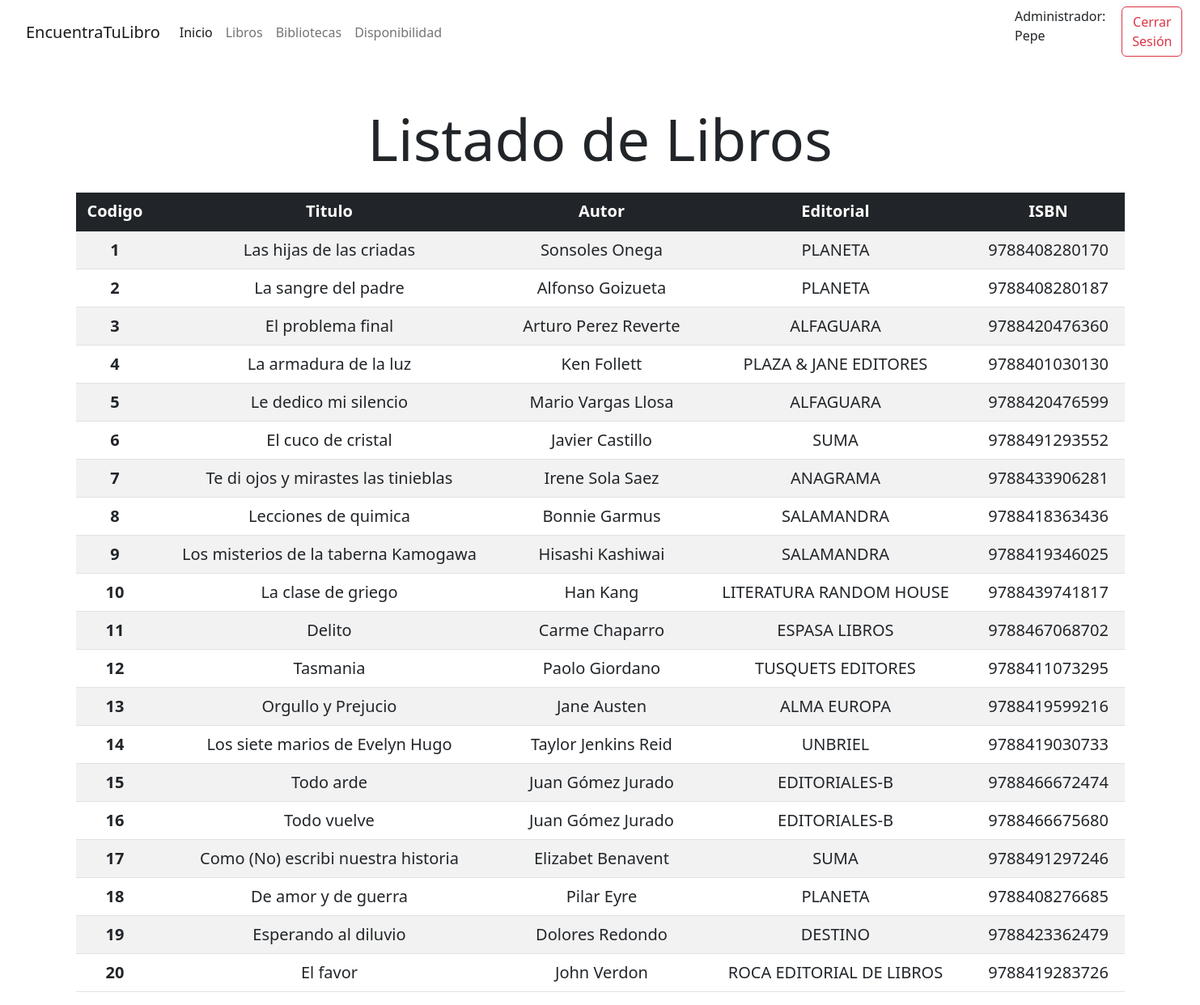
Page /pages/libros.php (signed in) on the committed database.
### tables this page shows
CREATE TABLE `libros` (
  `Id` int(11) NOT NULL,
  `Titulo` varchar(100) NOT NULL,
  `Autor` varchar(50) NOT NULL,
  `Editorial` varchar(100) DEFAULT NULL,
  `ISBN` bigint(15) NOT NULL
);

### scripts/conexionBD.php (the view, shortened to what this page needs)
<?php
function getAllBooks($cadenaConexion) {
    $bd = new PDO($cadenaConexion, 'root', '');
    $ini = $bd->prepare('SELECT * FROM LIBROS');
    $ini->execute();
    $books = $ini->fetchAll(PDO::FETCH_ASSOC);
    foreach ($books as $book) {
        echo '<tr class="fs-5">'
        . '<th scope="row">' . $book['Id'] . '</th>'
        . '<td>' . $book['Titulo'] . '</td>'
        . '<td>' . $book['Autor'] . '</td>'
        . '<td>' . $book['Editorial'] . '</td>'
        . '<td>' . $book['ISBN'] . '</td>'
        . '</tr>';
    }
}
?>

### rows in the picture
libros: Id "1", Titulo "Las hijas de las criadas", Autor "Sonsoles Onega", Editorial "PLANETA", ISBN "9788408280170"
libros: Id "2", Titulo "La sangre del padre", Autor "Alfonso Goizueta", Editorial "PLANETA", ISBN "9788408280187"
libros: Id "3", Titulo "El problema final", Autor "Arturo Perez Reverte", Editorial "ALFAGUARA", ISBN "9788420476360"
libros: Id "4", Titulo "La armadura de la luz", Autor "Ken Follett", Editorial "PLAZA & JANE EDITORES", ISBN "9788401030130"
libros: Id "5", Titulo "Le dedico mi silencio", Autor "Mario Vargas Llosa", Editorial "ALFAGUARA", ISBN "9788420476599"
libros: Id "6", Titulo "El cuco de cristal", Autor "Javier Castillo", Editorial "SUMA", ISBN "9788491293552"
libros: Id "7", Titulo "Te di ojos y mirastes las tinieblas", Autor "Irene Sola Saez", Editorial "ANAGRAMA", ISBN "9788433906281"
libros: Id "8", Titulo "Lecciones de quimica", Autor "Bonnie Garmus", Editorial "SALAMANDRA", ISBN "9788418363436"
libros: Id "9", Titulo "Los misterios de la taberna Kamogawa", Autor "Hisashi Kashiwai", Editorial "SALAMANDRA", ISBN "9788419346025"
libros: Id "10", Titulo "La clase de griego", Autor "Han Kang", Editorial "LITERATURA RANDOM HOUSE", ISBN "9788439741817"
libros: Id "11", Titulo "Delito", Autor "Carme Chaparro", Editorial "ESPASA LIBROS", ISBN "9788467068702"
libros: Id "12", Titulo "Tasmania", Autor "Paolo Giordano", Editorial "TUSQUETS EDITORES", ISBN "9788411073295"
libros: Id "13", Titulo "Orgullo y Prejucio", Autor "Jane Austen", Editorial "ALMA EUROPA", ISBN "9788419599216"
libros: Id "14", Titulo "Los siete marios de Evelyn Hugo", Autor "Taylor Jenkins Reid", Editorial "UNBRIEL", ISBN "9788419030733"
libros: Id "15", Titulo "Todo arde", Autor "Juan Gómez Jurado", Editorial "EDITORIALES-B", ISBN "9788466672474"
libros: Id "16", Titulo "Todo vuelve", Autor "Juan Gómez Jurado", Editorial "EDITORIALES-B", ISBN "9788466675680"
libros: Id "17", Titulo "Como (No) escribi nuestra historia", Autor "Elizabet Benavent", Editorial "SUMA", ISBN "9788491297246"
libros: Id "18", Titulo "De amor y de guerra", Autor "Pilar Eyre", Editorial "PLANETA", ISBN "9788408276685"
libros: Id "19", Titulo "Esperando al diluvio", Autor "Dolores Redondo", Editorial "DESTINO", ISBN "9788423362479"
libros: Id "20", Titulo "El favor", Autor "John Verdon", Editorial "ROCA EDITORIAL DE LIBROS", ISBN "9788419283726"

### other values in the picture
$_SESSION['user'] "Pepe"
